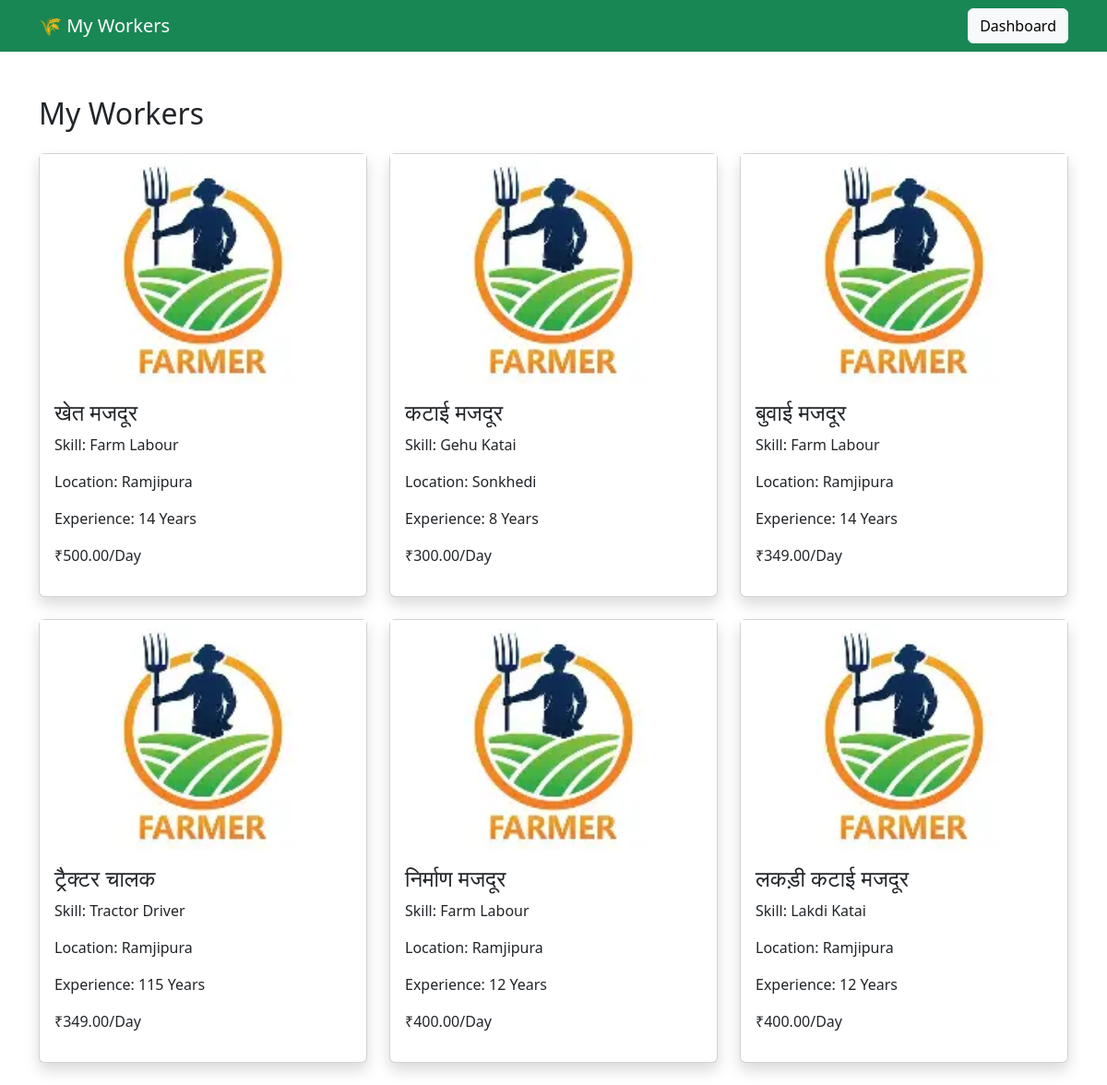
/my-workers/ (signed in), run on the app's committed database.
### gramsangam/models.py (models this page shows, shortened)
class Worker(models.Model):
    SKILL_CHOICES = [
    ('Gehu Katai', 'Gehu Katai'),
    ('Dhaan Katai', 'Dhaan Katai'),
    ('Moong Katai', 'Moong Katai'),
    ('Chana Katai', 'Chana Katai'),
    ('Threshing Worker', 'Threshing Worker'),
    ('Loading Worker', 'Loading Worker'),
    ('Unloading Worker', 'Unloading Worker'),
    ('Lakdi Katai', 'Lakdi Katai'),
    ('Lakdi Loading', 'Lakdi Loading'),
    ('Tractor Driver', 'Tractor Driver'),
    ('Harvester Operator', 'Harvester Operator'),
    ('Rotavator Operator', 'Rotavator Operator'),
    ('Spraying Worker', 'Spraying Worker'),
    ('Fertilizer Worker', 'Fertilizer Worker'),
    ('Seed Sowing Worker', 'Seed Sowing Worker'),
    ('Irrigation Worker', 'Irrigation Worker'),
    ('Borewell Helper', 'Borewell Helper'),
    ('Mandi Loading Worker', 'Mandi Loading Worker'),
    ('Mandi Unloading Worker', 'Mandi Unloading Worker'),
    ('Farm Labour', 'Farm Labour'),
    ('General Labour', 'General Labour'),
]
    owner = models.ForeignKey(
    User,
    on_delete=models.CASCADE,
    null=True,
    blank=True
)
    name = models.CharField(max_length=100)
    skill = models.CharField(
        max_length=50,
        choices=SKILL_CHOICES
    )
    image = models.ImageField(
        upload_to='worker_images/',
        blank=True,
        null=True
    )
    mobile = models.CharField(max_length=15)
    location = models.CharField(max_length=100)
    experience = models.IntegerField()
    wage_per_day = models.DecimalField(
        max_digits=10,
        decimal_places=2
    )
    available = models.BooleanField(default=True)
    description = models.TextField()
    created_at = models.DateTimeField(
        auto_now_add=True
    )

### gramsangam/views.py (the view)
@login_required
def my_workers(request):
    workers = Worker.objects.filter(
        owner=request.user
    )
    return render(
        request,
        'my_workers.html',
        {
            'workers': workers
        }
    )

### templates/my_workers.html (shortened to what this page needs)
<!DOCTYPE html>
<html>
<head>
<link href="https://cdn.jsdelivr.net/npm/bootstrap@5.3.3/dist/css/bootstrap.min.css" rel="stylesheet">
</head>
<body>
<nav class="navbar navbar-dark bg-success">
<div class="container">
<a class="navbar-brand">
🌾 My Workers
</a>
<a href="{% url 'owner_dashboard' %}"
class="btn btn-light">
Dashboard
</a>
</div>
</nav>
<div class="container mt-5">
<h2 class="mb-4">
My Workers
</h2>
<div class="row">
{% for worker in workers %}
<div class="col-md-4">
<div class="card shadow mb-4">
{% if worker.image %}
<img src="{{ worker.image.url }}"
style="height:250px;object-fit:cover;">
{% endif %}
<div class="card-body">
<h4>{{ worker.name }}</h4>
<p>
Skill:
{{ worker.skill }}
</p>
<p>
Location:
{{ worker.location }}
</p>
<p>
Experience:
{{ worker.experience }} Years
</p>
<p>
₹{{ worker.wage_per_day }}/Day
</p>
</div>
</div>
</div>
{% empty %}
<div class="alert alert-warning">
No Workers Added Yet
</div>
{% endfor %}
</div>
</div>
</body>
</html>

### data on the page
Worker: image (picture), name "खेत मजदूर", skill "Farm Labour", location "Ramjipura", experience "14", wage_per_day "500.00"
Worker: image (picture), name "कटाई मजदूर", skill "Gehu Katai", location "Sonkhedi", experience "8", wage_per_day "300.00"
Worker: image (picture), name "बुवाई मजदूर", skill "Farm Labour", location "Ramjipura", experience "14", wage_per_day "349.00"
Worker: image (picture), name "ट्रैक्टर चालक", skill "Tractor Driver", location "Ramjipura", experience "115", wage_per_day "349.00"
Worker: image (picture), name "निर्माण मजदूर", skill "Farm Labour", location "Ramjipura", experience "12", wage_per_day "400.00"
Worker: image (picture), name "लकड़ी कटाई मजदूर", skill "Lakdi Katai", location "Ramjipura", experience "12", wage_per_day "400.00"
